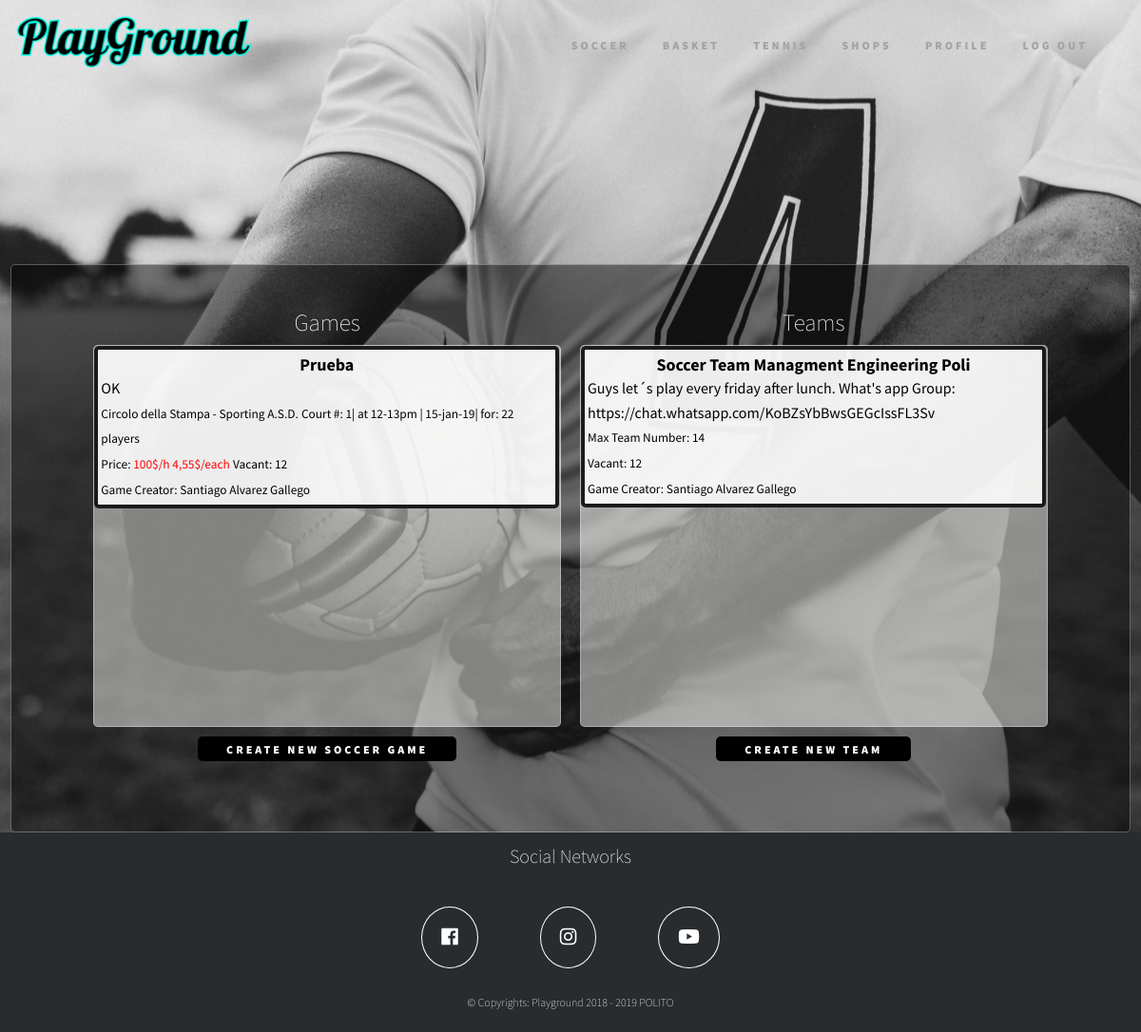
Page /soccer (signed in) on the committed database.
### app.py (models this page shows, shortened)
class Games(db.Model):
    id = db.Column(db.Integer, primary_key=True)
    title = db.Column(db.String(100), unique=True, nullable=False)
    description = db.Column(db.Text, nullable=False)
    members = db.Column(db.Text,nullable=True,)
    vacant = db.Column(db.Integer, nullable=False)
    sport = db.Column(db.String(100), unique=False, nullable=False)
    user_id = db.Column(db.Integer, db.ForeignKey('user.id'), nullable=True)
    location = db.Column(db.String(100), nullable=False)
    slot = db.Column(db.String(100), nullable=True)
    slot_id = db.Column(db.Integer, nullable=True)
    price = db.Column(db.String(50), unique=False, nullable=False)

class User(db.Model, UserMixin):
    id = db.Column(db.Integer, primary_key=True)
    phone = db.Column(db.String(20), unique=True, nullable=True)
    email = db.Column(db.String(20), unique=True, nullable=True)
    name = db.Column(db.String(10), nullable=True)
    password = db.Column(db.String(30), nullable=True)
    image_file = db.Column(db.String(20), nullable=False, default='default.png')
    games = db.relationship('Games', backref='creator', lazy=True)
    teams = db.relationship('Teams', backref='begginer', lazy=True)
    role_id = db.Column(db.Integer, db.ForeignKey('role.id'), nullable=True)

class Teams(db.Model):
    id = db.Column(db.Integer, primary_key=True)
    name = db.Column(db.String(100), unique=False, nullable=False)
    description = db.Column(db.Text, nullable=False)
    members = db.Column(db.Text,nullable=True,)
    players_number = db.Column(db.Integer, nullable=False)
    vacant = db.Column(db.Integer, nullable=False)
    sport = db.Column(db.String(100), unique=False, nullable=False)
    user_id = db.Column(db.Integer, db.ForeignKey('user.id'), nullable=True)

### app.py (the view)
@app.route('/soccer')
@login_required
def soccer():
    teams = Teams.query.filter_by(sport='soccer').all()
    games = Games.query.filter_by(sport='soccer').all()
    return render_template('soccer.html', title='Soccer', games=games, teams=teams)

### app.py (called while the page is built)
@login_manager.user_loader
def load_user(user_id):
    return User.query.get(int(user_id))

### templates/soccer.html
{% extends "base2.html" %}
{% block head %}
  {{ super() }}
  <link rel="stylesheet" href="../static/soccer.css">
{% endblock %}
{% block content %}
    <div class="home">
    <main>
               <div class="col col1">
                    <h2>Games</h2>
                    <div class="games">
                        {% for game in games %}
                                <a href="{{ url_for('game',game_id =game.id)}}" class="link">
                                    <article class="square">
                                      <div class="media-body">
                                        <h3>{{ game.title }}</h3>
                                        <p>{{ game.description }}</p>
                                        <small>{{ game.location }}</small>
                                        <small>{{ game.slot }}</small><br>
                                        <small>Price:  </small>
                                        <small id="price">{{ game.price }}</small>
                                        <small>Vacant:  {{ game.vacant }}</small><br>
                                        <small>Game Creator: {{ game.creator.name }}</small>
                                      </div>
                                    </article>
                                </a>
                        {% endfor %}
                    </div>
                    <div id="icons">
                        <a class="active" href="soccer/new_game">CREATE NEW SOCCER GAME</a>
                    </div>
               </div>
               <div class="col col2">
                    <h2>Teams</h2>
                    <div class="games">
                        {% for team in teams %}
                                <a href="{{ url_for('team',team_id =team.id,sport='soccer')}}" class="link">
                                    <article class="square">
                                      <div class="media-body">
                                        <h3>{{ team.name }}</h3>
                                        <p>{{ team.description }}</p>
                                        <small>Max Team Number: {{ team.players_number }}</small><br>
                                        <small>Vacant:  {{ team.vacant }}</small><br>
                                        <small>Game Creator: {{ team.begginer.name }}</small>
                                      </div>
                                    </article>
                                </a>
                        {% endfor %}
                    </div>
                    <div id="icons">
                        <a class="active" href="new_team">CREATE NEW TEAM</a>
                    </div>
                </div>
    </main>
    </div>
{% endblock %}

### templates/base2.html (shortened to what this page needs)
<!DOCTYPE html>
<html lang="en">
<head>
    {% block head %}
    <link rel="stylesheet" href="../static/base.css">
    <link rel="stylesheet" href="https://use.fontawesome.com/releases/v5.5.0/css/all.css">
    <link rel="stylesheet" href="https://maxcdn.bootstrapcdn.com/font-awesome/4.7.0/css/font-awesome.min.css">
    {% endblock %}
</head>
<body>
    <div class="background"></div>
        <header class="wrapper">
            <nav class="bar">
                <div class="logo">
                    <a title="playground" href="/"><img src="../static/sources/logo.png"></a>
                </div>
                <div class="menu">
                    <ul>
                        {% if title=='Create Soccer Game' or title== 'Update Game' or title=='Create Basket Game'or title=='Create Tennis Game' or title=='Create New Team' or title=='Update Team' or title=='Team Chat'%}
                        {% else %}
                        <li><a class="active" href="soccer">SOCCER</a></li>
                        <li><a class="active" href="basket">BASKET</a></li>
                        <li><a class="active" href="tennis">TENNIS</a></li>
                        <li><a class="active" href="shops">SHOPS</a></li>
                        <li><a class="active" href="profile">PROFILE</a></li>
                        <li><a class="active" href="logout">LOG OUT</a></li>
                        {% endif %}
                    </ul>
                </div>
            </nav>
        </header>
        {% block content %}{% endblock %}
    {% block footer %}
    <footer class="footer">
        <h1>Social Networks</h1>
        <div class="media">
            <ul>
                <a title="facebook-page" href="https://www.facebook.com/Playground-400615104010230/?modal=admin_todo_tour"><li><i class="fab fa-facebook"></i></li></a>
                <a title="instagram-profile" href="https://www.instagram.com/playground.assistance/"><li><i class="fab fa-instagram"></i></li></a>
                <a title="youtube-channel" href="https://www.youtube.com/channel/UCU0dU8WeuEqZw7kJUkbJfsA?view_as=subscriber"><li><i class="fab fa-youtube"></i></li></a>
            </ul>
        </div>
        <p class="copyright">&copy; Copyrights: Playground 2018 - 2019 POLITO</p>
    </footer>
    {% endblock %}
</body>
</html>

### static/base.css (style rules this page uses)
html, body { margin: 0; padding: 0; width: 100%; }
body { display: flex; flex-direction: column; background-color: #171717; font-family: 'Source Sans Pro', sans-serif; font-style: normal; font-weight: 400; letter-spacing: 0; line-height: 1.6em; -webkit-font-smoothing: antialiased; z-index: 0; align-content: center; }
.background { width: 100%; height: 876px; background: url(sources/bg.jpg) no-repeat 50% 50%; background-size: cover; z-index: 0; }
.wrapper { width: 100%; height: 100px; margin-top: 0; position: fixed; z-index: 5; }
nav { width: 100%; line-height: 60px; }
.logo img { margin: 15px; width:250px; height: auto; float: left; line-height: 60px; position: fixed; }
nav ul { line-height: 60px; list-style: none; background: rgba(0,0,0,0); overflow: hidden; color: #fff; padding: 0; text-align: right; margin: 0; padding-right: 40px; transition: 1s; }
nav ul li { display: inline-block; padding: 16px 16px; }
nav ul li a { text-decoration: none; color: #a3a3a3; font-size: 12px; letter-spacing: 3px; font-weight: 900; }
.footer { background-color: #292c2f; box-shadow: 0 1px 1px 0 rgba(0, 0, 0, 0.12); box-sizing: border-box; width: 100%; text-align: center; font: normal 18px sans-serif; height: 210px; justify-content: center; align-items: center; display: flex; flex-direction: column; z-index: 0; }
.footer h1 { color: #ffffff; text-align: center; font-family: 'Source Sans Pro', sans-serif; font-weight: lighter; font-size: 20px; margin-top: 0; height: 25px; }
.footer li { list-style: none; margin: 10px 30px; display: inline-block; font-size: 20px; padding: 20px 20px; color: #ffffff; border: 1px solid #ffffff; border-radius: 50%; transition: .5s; }
.footer p { color: #ffffff; text-align: center; font-family: 'Source Sans Pro', sans-serif; font-weight: lighter; font-size: 12px; margin-top: 0; }
.media { position: relative; z-index: inherit; }
.media ul { padding-inline-start: 0px; }

### static/soccer.css (style rules this page uses)
.background { background: url(sources/bg9.jpg) 50% 50% no-repeat; }
.home { background: rgba(0, 0, 0, 0.46); margin-top: 110px; width: 90%; border: 1px solid rgba(255,255,255,0.3); border-radius: 5px; padding: 3em; position: absolute; top: 43%; left: 50%; text-align: center; align-content: center; transform: translateX(-50%) translateY(-50%); z-index: 1; }
main { width: 94.75%; margin: 0 auto; overflow: hidden; }
.col { width: 50%; height: 500px; float: left; text-align: center ; }
.games { height: 400px; background: rgba(255, 254, 250, 0.48); margin: 10px; border: 1px solid rgba(255,255,255,0.3); border-radius: 5px; overflow-y: scroll; }
#icons a { align-content: center; text-decoration: none; color: #ffffff; padding: 30px; font-size: 12px; letter-spacing: 3px; font-weight: 900; }
#icons { display: table; margin: 0 auto; font-size: 16px; background: #000; font-family: 'Source Sans Pro', sans-serif; font-weight: lighter; color: #ffffff; border: 0; border-radius: 5px; text-decoration: none; align-content: center; }
main h2 { margin-top: 0; color: #ffffff; font-size: 25px; font-family: 'Source Sans Pro', sans-serif; font-weight: lighter; text-align: center; margin: 0; padding: 0; }
.square { background: rgba(255, 255, 255, 0.86); color: #000000; width: 97%; border: 4px solid rgba(0, 0, 0, 0.89); border-radius: 5px; padding: 3px; text-align: left; }
.link { color: #000000; text-align: left; text-decoration: none; }
main h3 { text-align: center; color: black; font-size: 18px; margin: 0; }
main p { text-align: left; color: black; margin:0; font-size: 16px; }
#price { color:red; }

### rows in the picture
Games: title "Prueba", description "OK", location "Circolo della Stampa - Sporting A.S.D.", slot "Court #: 1| at 12-13pm | 15-jan-19| for: 22 players", price "100$/h 4,55$/each", vacant "12", creator.name "Santiago Alvarez Gallego"
Teams: name "Soccer Team Managment Engineering Poli", description "Guys let´s play every friday after lunch. What's app Group: https://chat.whatsapp.com/KoBZsYbBwsGEGcIssFL3Sv", players_number "14", vacant "12", begginer.name "Santiago Alvarez Gallego"
